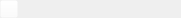
<?xml version="1.0" encoding="UTF-8"?>
<ui version="4.0">
 <class>Form</class>
 <widget class="QWidget" name="Form">
  <property name="geometry">
   <rect>
    <x>0</x>
    <y>0</y>
    <width>181</width>
    <height>18</height>
   </rect>
  </property>
  <property name="sizePolicy">
   <sizepolicy hsizetype="Preferred" vsizetype="Preferred">
    <horstretch>0</horstretch>
    <verstretch>0</verstretch>
   </sizepolicy>
  </property>
  <property name="maximumSize">
   <size>
    <width>16777215</width>
    <height>16777215</height>
   </size>
  </property>
  <property name="windowTitle">
   <string>Form</string>
  </property>
  <property name="styleSheet">
   <string notr="true"/>
  </property>
  <layout class="QHBoxLayout" name="horizontalLayout">
   <property name="spacing">
    <number>2</number>
   </property>
   <property name="margin">
    <number>0</number>
   </property>
   <item>
    <widget class="QPushButton" name="button">
     <property name="maximumSize">
      <size>
       <width>18</width>
       <height>18</height>
      </size>
     </property>
     <property name="styleSheet">
      <string notr="true">background-color: rgba(255, 255, 255, 0);</string>
     </property>
     <property name="text">
      <string/>
     </property>
    </widget>
   </item>
   <item>
    <widget class="QLabel" name="message">
     <property name="text">
      <string/>
     </property>
     <property name="textInteractionFlags">
      <set>Qt::LinksAccessibleByMouse|Qt::TextSelectableByKeyboard|Qt::TextSelectableByMouse</set>
     </property>
    </widget>
   </item>
  </layout>
 </widget>
 <resources/>
 <connections/>
</ui>
